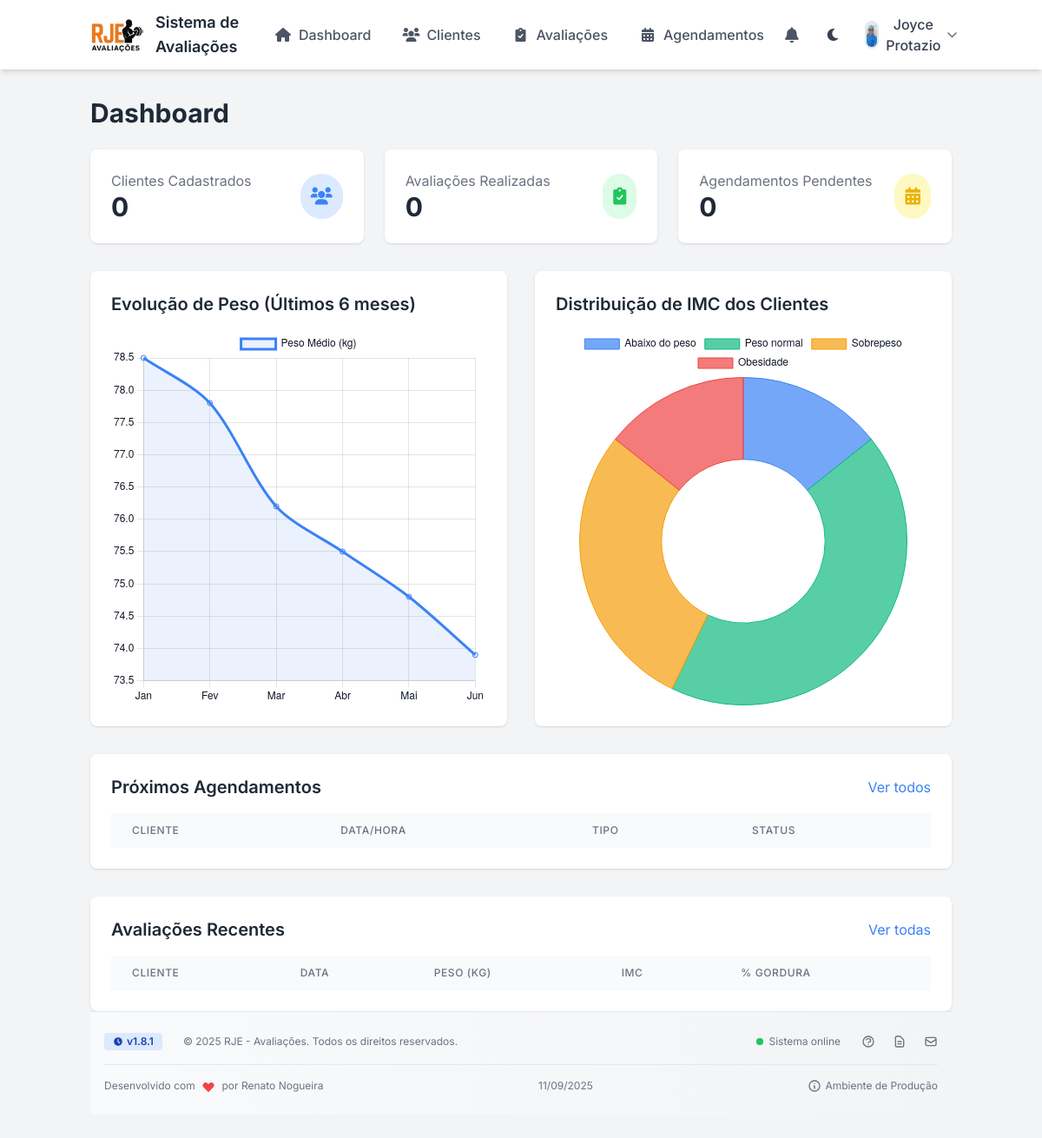
Page /pages/dashboard.php (signed in) on the earlier database version.
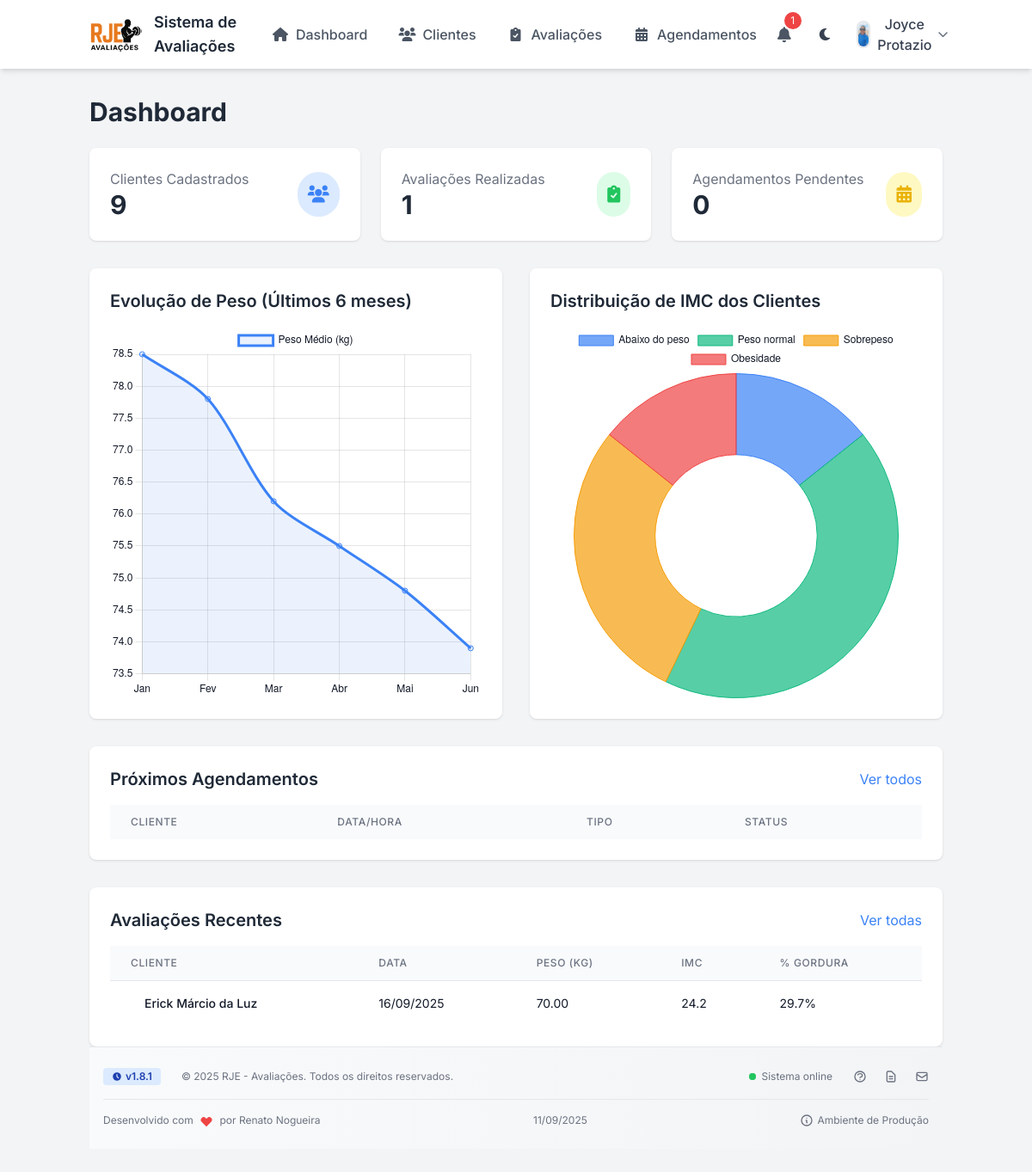
Same page on the later database version.
### tables this page shows
CREATE TABLE avaliacoes (
                id INTEGER PRIMARY KEY AUTOINCREMENT,
                cliente_id INTEGER NOT NULL,
                data_avaliacao DATE NOT NULL,
                peso REAL,
                altura REAL,
                imc REAL,
                percentual_gordura REAL,
                massa_magra REAL,
                massa_gorda REAL,
                circunferencia_abdominal REAL,
                circunferencia_quadril REAL,
                rcq REAL,
                pressao_arterial TEXT,
                frequencia_cardiaca INTEGER,
                flexibilidade TEXT,
                resistencia TEXT,
                forca TEXT,
                foto_frontal TEXT,
                foto_lateral TEXT,
                foto_posterior TEXT,
                observacoes TEXT,
                created_at TIMESTAMP DEFAULT CURRENT_TIMESTAMP,
                usuario_id INTEGER, treino_sugerido TEXT, anamnese_completa TEXT, parq TEXT, aha TEXT, perimetro_braco REAL, perimetro_antebraco REAL, perimetro_coxa REAL, perimetro_panturrilha REAL, massa_muscular REAL,
                FOREIGN KEY (cliente_id) REFERENCES clientes(id),
                FOREIGN KEY (usuario_id) REFERENCES usuarios(id)
            );

CREATE TABLE clientes (
                id INTEGER PRIMARY KEY AUTOINCREMENT,
                nome TEXT NOT NULL,
                email TEXT,
                telefone TEXT,
                data_nascimento DATE,
                sexo TEXT,
                altura REAL,
                observacoes TEXT,
                foto TEXT,
                created_at TIMESTAMP DEFAULT CURRENT_TIMESTAMP,
                usuario_id INTEGER, codigo_acesso TEXT,
                FOREIGN KEY (usuario_id) REFERENCES usuarios(id)
            );

### includes/auth.php (called while the page is built, shortened)
<?php
function getCurrentUserId()
{
    return $_SESSION['user_id'] ?? null;
}

### pages/dashboard.php (the view, shortened to what the changed rows need)
<?php
require_once '../includes/auth.php';
require_once '../includes/db.php';
$totalClientes = $db->querySingle("SELECT COUNT(*) FROM clientes WHERE usuario_id = " . getCurrentUserId());
$totalAvaliacoes = $db->querySingle("SELECT COUNT(*) FROM avaliacoes WHERE usuario_id = " . getCurrentUserId());
$totalAgendamentos = $db->querySingle("SELECT COUNT(*) FROM agendamentos WHERE usuario_id = " . getCurrentUserId() . " AND status = 'pendente'");
$avaliacoesRecentes = [];
$result = $db->query("
    SELECT a.*, c.nome as cliente_nome
    FROM avaliacoes a
    JOIN clientes c ON a.cliente_id = c.id
    WHERE a.usuario_id = " . getCurrentUserId() . "
    ORDER BY a.data_avaliacao DESC
    LIMIT 5
");
while ($row = $result->fetchArray(SQLITE3_ASSOC)) {
    $avaliacoesRecentes[] = $row;
}
?>
<?php include '../includes/header.php'; ?>
<div class="container mx-auto px-4 py-8">
    <h1 class="text-3xl font-bold text-gray-800 mb-6">Dashboard</h1>
    <div class="grid grid-cols-1 md:grid-cols-3 gap-6 mb-8">
        <div class="bg-white rounded-lg shadow p-6">
            <div class="flex items-center justify-between">
                <div>
                    <p class="text-gray-500">Clientes Cadastrados</p>
                    <h2 class="text-3xl font-bold"><?php echo $totalClientes; ?></h2>
                </div>
            </div>
        </div>
        <div class="bg-white rounded-lg shadow p-6">
            <div class="flex items-center justify-between">
                <div>
                    <p class="text-gray-500">Avaliações Realizadas</p>
                    <h2 class="text-3xl font-bold"><?php echo $totalAvaliacoes; ?></h2>
                </div>
            </div>
        </div>
        <div class="bg-white rounded-lg shadow p-6">
            <div class="flex items-center justify-between">
                <div>
                    <h2 class="text-3xl font-bold"><?php echo $totalAgendamentos; ?></h2>
                </div>
            </div>
        </div>
    </div>
    <div class="grid grid-cols-1 lg:grid-cols-2 gap-8 mb-8">
        <div class="bg-white rounded-lg shadow p-6">
            <h2 class="text-xl font-semibold mb-4">Evolução de Peso (Últimos 6 meses)</h2>
        </div>
        <div class="bg-white rounded-lg shadow p-6">
            <h2 class="text-xl font-semibold mb-4">Distribuição de IMC dos Clientes</h2>
        </div>
    </div>
    <div class="bg-white rounded-lg shadow p-6 mb-8">
        <div class="flex justify-between items-center mb-4">
            <h2 class="text-xl font-semibold">Próximos Agendamentos</h2>
        </div>
        <div class="overflow-x-auto">
            <table class="min-w-full divide-y divide-gray-200">
                <thead class="bg-gray-50">
                    <tr>
                        <th class="px-6 py-3 text-left text-xs font-medium text-gray-500 uppercase tracking-wider">
                            Cliente</th>
                        <th class="px-6 py-3 text-left text-xs font-medium text-gray-500 uppercase tracking-wider">
                            Data/Hora</th>
                        <th class="px-6 py-3 text-left text-xs font-medium text-gray-500 uppercase tracking-wider">
                            Tipo</th>
                        <th class="px-6 py-3 text-left text-xs font-medium text-gray-500 uppercase tracking-wider">
                            Status</th>
                    </tr>
                </thead>
            </table>
        </div>
    </div>
    <div class="bg-white rounded-lg shadow p-6">
        <div class="flex justify-between items-center mb-4">
            <h2 class="text-xl font-semibold">Avaliações Recentes</h2>
        </div>
        <div class="overflow-x-auto">
            <table class="min-w-full divide-y divide-gray-200">
                <thead class="bg-gray-50">
                    <tr>
                        <th class="px-6 py-3 text-left text-xs font-medium text-gray-500 uppercase tracking-wider">
                            Cliente</th>
                        <th class="px-6 py-3 text-left text-xs font-medium text-gray-500 uppercase tracking-wider">
                            Data</th>
                        <th class="px-6 py-3 text-left text-xs font-medium text-gray-500 uppercase tracking-wider">
                            Peso (kg)</th>
                        <th class="px-6 py-3 text-left text-xs font-medium text-gray-500 uppercase tracking-wider">
                            IMC</th>
                        <th class="px-6 py-3 text-left text-xs font-medium text-gray-500 uppercase tracking-wider">%
                            Gordura</th>
                    </tr>
                </thead>
                <tbody class="bg-white divide-y divide-gray-200">
                    <?php foreach ($avaliacoesRecentes as $avaliacao): ?>
                    <tr>
                        <td class="px-6 py-4 whitespace-nowrap">
                            <div class="flex items-center">
                                <div class="ml-4">
                                    <div class="text-sm font-medium text-gray-900">
                                        <?php echo htmlspecialchars($avaliacao['cliente_nome']); ?></div>
                                </div>
                            </div>
                        </td>
                        <td class="px-6 py-4 whitespace-nowrap">
                            <div class="text-sm text-gray-900">
                                <?php echo date('d/m/Y', strtotime($avaliacao['data_avaliacao'])); ?></div>
                        </td>
                        <td class="px-6 py-4 whitespace-nowrap">
                            <div class="text-sm text-gray-900"><?php echo number_format($avaliacao['peso'], 2); ?>
                            </div>
                        </td>
                        <td class="px-6 py-4 whitespace-nowrap">
                            <div class="text-sm text-gray-900"><?php echo number_format($avaliacao['imc'], 1); ?>
                            </div>
                        </td>
                        <td class="px-6 py-4 whitespace-nowrap">
                            <div class="text-sm text-gray-900">
                                <?php echo number_format($avaliacao['percentual_gordura'], 1); ?>%</div>
                        </td>
                    </tr>
                    <?php endforeach; ?>
                </tbody>
            </table>
        </div>
    </div>
    <?php include '../../includes/footer.php'; ?>
<script>
// Gráfico de Evolução de Peso
const evolucaoPesoCtx = document.getElementById('evolucaoPesoChart').getContext('2d');
const evolucaoPesoChart = new Chart(evolucaoPesoCtx, {
    type: 'line',
    data: {
        labels: ['Jan', 'Fev', 'Mar', 'Abr', 'Mai', 'Jun'],
        datasets: [{
            label: 'Peso Médio (kg)',
            data: [78.5, 77.8, 76.2, 75.5, 74.8, 73.9],
            borderColor: 'rgba(59, 130, 246, 1)',
            backgroundColor: 'rgba(59, 130, 246, 0.1)',
            tension: 0.3,
            fill: true
        }]
    },
    options: {
        responsive: true,
        plugins: {
            legend: {
                position: 'top',
            }
        },
        scales: {
            y: {
                beginAtZero: false
            }
        }
    }
});
// Gráfico de IMC
const imcCtx = document.getElementById('imcChart').getContext('2d');
const imcChart = new Chart(imcCtx, {
    type: 'doughnut',
    data: {
        labels: ['Abaixo do peso', 'Peso normal', 'Sobrepeso', 'Obesidade'],
        datasets: [{
            data: [5, 15, 10, 5],
            backgroundColor: [
                'rgba(59, 130, 246, 0.7)',
                'rgba(16, 185, 129, 0.7)',
                'rgba(245, 158, 11, 0.7)',
                'rgba(239, 68, 68, 0.7)'
            ],
            borderColor: [
                'rgba(59, 130, 246, 1)',
                'rgba(16, 185, 129, 1)',
                'rgba(245, 158, 11, 1)',
                'rgba(239, 68, 68, 1)'
            ],
            borderWidth: 1
        }]
    },
    options: {
        responsive: true,
        plugins: {
            legend: {
                position: 'top',
            }
        }
    }
});
</script>

### includes/header.php (shortened to what the changed rows need)
<?php
$notifications = [];
$unreadCount = 0;
if (isset($db) && isset($_SESSION['user_id'])) {
    $userId = (int) $_SESSION['user_id'];
    try {
        $stmt = $db->prepare("
            SELECT ag.id, ag.data_agendamento, ag.tipo, ag.status, c.nome as cliente_nome
            FROM agendamentos ag
            JOIN clientes c ON ag.cliente_id = c.id
            WHERE ag.usuario_id = :userId
              AND ag.data_agendamento >= datetime('now')
            ORDER BY ag.data_agendamento ASC
            LIMIT 10
        ");
        $stmt->bindValue(':userId', $userId, SQLITE3_INTEGER);
        $result = $stmt->execute();
        while ($row = $result->fetchArray(SQLITE3_ASSOC)) {
            $notifications[] = $row;
        }
        $unreadCount = count($notifications);
    } catch (Exception $e) {
        error_log("Erro ao buscar notificações: " . $e->getMessage());
    }
}
?>
<!DOCTYPE html>
<html lang="pt-BR" class="light">
<head>
    <script src="https://cdn.tailwindcss.com"></script>
    <link rel="stylesheet" href="https://cdn.jsdelivr.net/npm/flatpickr/dist/flatpickr.min.css">
    <link rel="stylesheet" href="https://cdnjs.cloudflare.com/ajax/libs/font-awesome/6.0.0/css/all.min.css">
</head>
<body class="bg-gray-100 dark:bg-dark-900 text-gray-800 dark:text-gray-200 transition-colors duration-200">
    <header class="bg-white dark:bg-dark-800 shadow-md sticky top-0 z-30">
        <div class="container mx-auto px-4 py-3 flex justify-between items-center">
            <div class="flex items-center">
                <h1 class="ml-3 text-lg font-semibold hidden md:block">Sistema de Avaliações</h1>
            </div>
            <div class="flex items-center gap-4">
                <div class="relative">
                    <button id="notification-bell"
                        class="relative p-2 rounded-full hover:bg-gray-100 dark:hover:bg-dark-700 focus:outline-none"
                        aria-label="Notificações">
                        <i class="fas fa-bell text-gray-600 dark:text-gray-300 text-lg"></i>
                        <?php if ($unreadCount > 0): ?>
                        <span
                            class="absolute -top-1 -right-1 bg-red-500 text-white text-xs rounded-full h-5 w-5 flex items-center justify-center">
                            <?= $unreadCount ?>
                        </span>
                        <?php endif; ?>
                    </button>
                </div>
            </div>
        </div>
    </header>

Differences in the rows shown:
added avaliacoes: cliente.nome "Erick Márcio da Luz", data_avaliacao "16/09/2025", peso "70.00", imc "24.2", percentual_gordura "29.7"
Other differences:
$unreadCount: (not shown) → "1"
$totalClientes: "0" → "9"
$totalAvaliacoes: "0" → "1"
